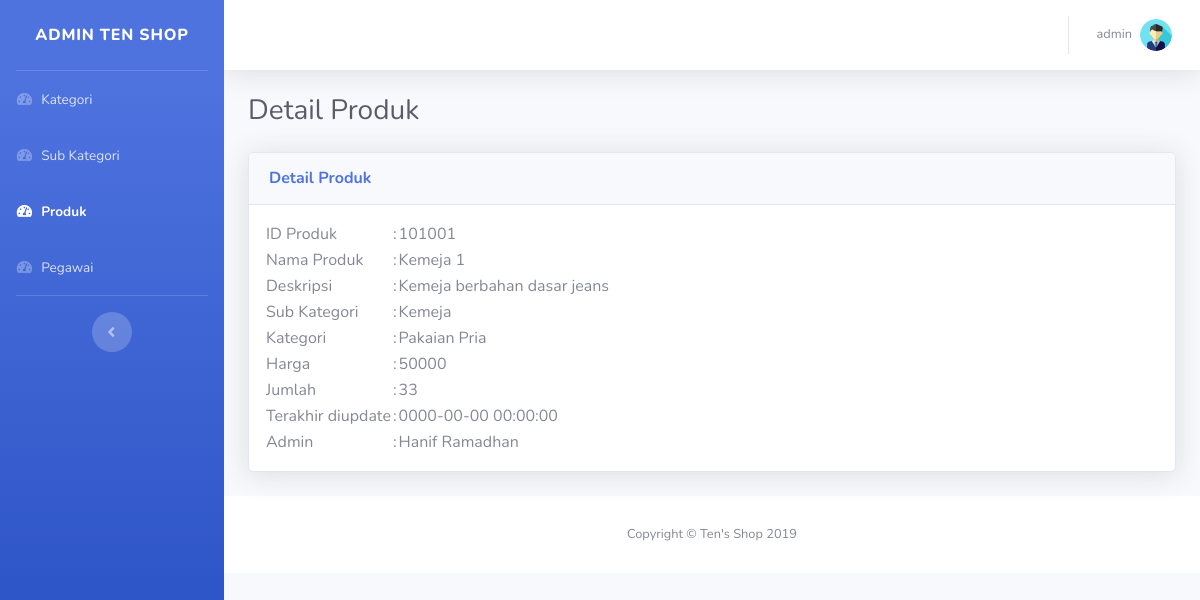
Page /admin/detail_produk.php?id=101001 (signed in) on the committed database.
### tables this page shows
CREATE TABLE `produk` (
  `idproduk` char(6) NOT NULL,
  `nama` varchar(30) NOT NULL,
  `deskripsi` varchar(500) NOT NULL,
  `idkategori` char(1) NOT NULL,
  `idsub_kategori` char(3) NOT NULL,
  `file_gambar` varchar(50) NOT NULL,
  `harga` int(11) NOT NULL,
  `jumlah` int(11) NOT NULL,
  `last_update` datetime NOT NULL,
  `idpegawai` int(11) NOT NULL
);

CREATE TABLE `sub_kategori` (
  `idsub_kategori` char(3) NOT NULL,
  `nama` varchar(30) NOT NULL,
  `idkategori` char(1) DEFAULT NULL
);

CREATE TABLE `kategori` (
  `idkategori` char(1) NOT NULL,
  `nama_kategori` varchar(20) NOT NULL
);

CREATE TABLE `pegawai` (
  `idpegawai` int(11) NOT NULL,
  `username` varchar(30) NOT NULL,
  `nama_lengkap` varchar(30) NOT NULL,
  `email` varchar(30) NOT NULL,
  `password` varchar(255) NOT NULL,
  `level` int(1) NOT NULL
);

### admin/detail_produk.php (the view, shortened to what this page needs)
<?php
	if($_SESSION['level'] == 1 ) {
		require_once '../function.php';
	    $id = $_GET['id'];
		$produk = mysqli_query($con, "SELECT idproduk, p.nama as produk, deskripsi, k.idkategori, sk.idsub_kategori, file_gambar, harga, jumlah, last_update, pg.idpegawai, nama_kategori, sk.nama as sub_kategori, username, nama_lengkap, email, level  FROM kategori k JOIN sub_kategori sk on k.idkategori=sk.idkategori JOIN produk p on sk.idsub_kategori=p.idsub_kategori join pegawai pg on p.idpegawai=pg.idpegawai WHERE idproduk=$id");
		$row = mysqli_fetch_array($produk);
	} else {
		header('location : ../pesan.php');
		exit;
	}
 ?>
 <!DOCTYPE html>
<html lang="en">
<head>
  <link href="../vendor/fontawesome-free/css/all.min.css" rel="stylesheet" type="text/css">
  <link href="../css/sb-admin-2.min.css" rel="stylesheet">
</head>
<body id="page-top">
  <div id="wrapper">
    <ul class="navbar-nav bg-gradient-primary sidebar sidebar-dark accordion" id="accordionSidebar">
      <a class="sidebar-brand d-flex align-items-center justify-content-center" href="index.php">
        <div class="sidebar-brand-text mx-3">Admin Ten Shop</div>
      </a>
      <hr class="sidebar-divider my-0">
      <li class="nav-item ">
        <a class="nav-link" href="index.php">
          <i class="fas fa-fw fa-tachometer-alt"></i>
          <span>Kategori</span></a>
      </li>
      <li class="nav-item">
        <a class="nav-link" href="subkategori.php">
          <i class="fas fa-fw fa-tachometer-alt"></i>
          <span>Sub Kategori</span></a>
      </li>
      <li class="nav-item active">
        <a class="nav-link" href="produk.php">
          <i class="fas fa-fw fa-tachometer-alt"></i>
          <span>Produk</span></a>
      </li>
      <li class="nav-item">
        <a class="nav-link" href="pegawai.php">
          <i class="fas fa-fw fa-tachometer-alt"></i>
          <span>Pegawai</span></a>
      </li>
      <hr class="sidebar-divider d-none d-md-block">
      <div class="text-center d-none d-md-inline">
        <button class="rounded-circle border-0" id="sidebarToggle"></button>
      </div>
    </ul>
    <div id="content-wrapper" class="d-flex flex-column">
      <div id="content">
        <nav class="navbar navbar-expand navbar-light bg-white topbar mb-4 static-top shadow">
          <ul class="navbar-nav ml-auto">
            <li class="nav-item dropdown no-arrow">
              <a class="nav-link dropdown-toggle" href="#" id="userDropdown" role="button" data-toggle="dropdown" aria-haspopup="true" aria-expanded="false">
                <span class="mr-2 d-none d-lg-inline text-gray-600 small"><?= $_SESSION['username'] ?></span>
                <img class="img-profile rounded-circle" src="../img/profile.png">
              </a>
            </li>
          </ul>
        </nav>
        <div class="container-fluid">
          <div class="d-sm-flex align-items-center justify-content-between mb-4">
            <h1 class="h3 mb-0 text-gray-800">Detail Produk</h1>
          </div>
          <div class="card shadow mb-4">
            <div class="card-header py-3">
              <h6 class="m-0 font-weight-bold text-primary">Detail Produk</h6>
            </div>
            <div class="contanier ml-3 mr-3 mt-3 mb-3">
            	<table>
            		<tr>
            			<td>ID Produk</td>
            			<td>:</td>
            			<td><?= $row['idproduk'] ?></td>
            		</tr>
            		<tr>
            			<td>Nama Produk</td>
            			<td>:</td>
            			<td><?= $row['produk'] ?></td>
            		</tr>
            		<tr>
            			<td>Deskripsi</td>
            			<td>:</td>
            			<td><?= $row['deskripsi'] ?></td>
            		</tr>
            		<tr>
            			<td>Sub Kategori</td>
            			<td>:</td>
            			<td><?= $row['sub_kategori'] ?></td>
            		</tr>
            		<tr>
            			<td>Kategori</td>
            			<td>:</td>
            			<td><?= $row['nama_kategori'] ?></td>
            		</tr>
            		<tr>
            			<td>Harga</td>
            			<td>:</td>
            			<td><?= $row['harga'] ?></td>
            		</tr>
            		<tr>
            			<td>Jumlah</td>
            			<td>:</td>
            			<td><?= $row['jumlah'] ?></td>
            		</tr>
            		<tr>
            			<td>Terakhir diupdate</td>
            			<td>:</td>
            			<td><?= $row['last_update'] ?></td>
            		</tr>
            		<tr>
            			<td>Admin</td>
            			<td>:</td>
            			<td><?= $row['nama_lengkap'] ?></td>
            		</tr>
            	</table>
            </div>
          </div>
      </div>
      <footer class="sticky-footer bg-white">
        <div class="container my-auto">
          <div class="copyright text-center my-auto">
            <span>Copyright &copy; Ten's Shop 2019</span>
          </div>
        </div>
      </footer>
    </div>
  </div>
</body>
</html>

### rows in the picture
produk: idproduk "101001", nama "Kemeja 1", deskripsi "Kemeja berbahan dasar jeans", idsub_kategori.nama "Kemeja", idkategori.nama_kategori "Pakaian Pria", harga "50000", jumlah "33", last_update "0000-00-00 00:00:00", idpegawai.nama_lengkap "Hanif Ramadhan"

### other values in the picture
$_SESSION['username'] "admin"
